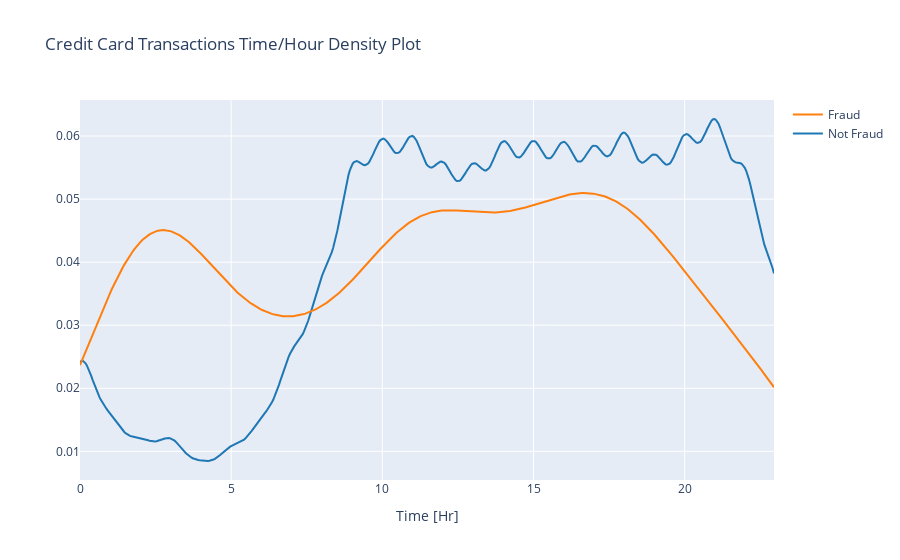

Source (notebook cell):
### Code cell
class_0 = df.loc[df['Class'] == 0]["Time_hour"]
class_1 = df.loc[df['Class'] == 1]["Time_hour"]
hist_data = [class_0, class_1]
group_labels = ['Not Fraud', 'Fraud']

fig = ff.create_distplot(hist_data, group_labels, show_hist=False, show_rug=False)
fig['layout'].update(title='Credit Card Transactions Time/Hour Density Plot', xaxis=dict(title='Time [Hr]'))
py.iplot(fig, filename='dist_only_Hr')

### Figure 1 — Plotly figure (JSON) as saved in the notebook; plotly's stock layout.template omitted (floating-point values rounded to 4 significant figures; data arrays with more than 128 entries replaced by an {"elided": "..."} marker saying what was removed)
{"data": [{"legendgroup": "Not Fraud", "marker": {"color": "rgb(31, 119, 180)"}, "mode": "lines", "name": "Not Fraud", "showlegend": true, "type": "scatter", "x": {"elided": "500 float values"}, "xaxis": "x", "y": {"elided": "500 float values"}, "yaxis": "y"}, {"legendgroup": "Fraud", "marker": {"color": "rgb(255, 127, 14)"}, "mode": "lines", "name": "Fraud", "showlegend": true, "type": "scatter", "x": {"elided": "500 float values"}, "xaxis": "x", "y": {"elided": "500 float values"}, "yaxis": "y"}], "layout": {"barmode": "overlay", "hovermode": "closest", "legend": {"traceorder": "reversed"}, "title": {"text": "Credit Card Transactions Time/Hour Density Plot"}, "xaxis": {"anchor": "y2", "domain": [0, 1], "title": {"text": "Time [Hr]"}, "zeroline": false}, "yaxis": {"anchor": "free", "domain": [0, 1], "position": 0}}}
